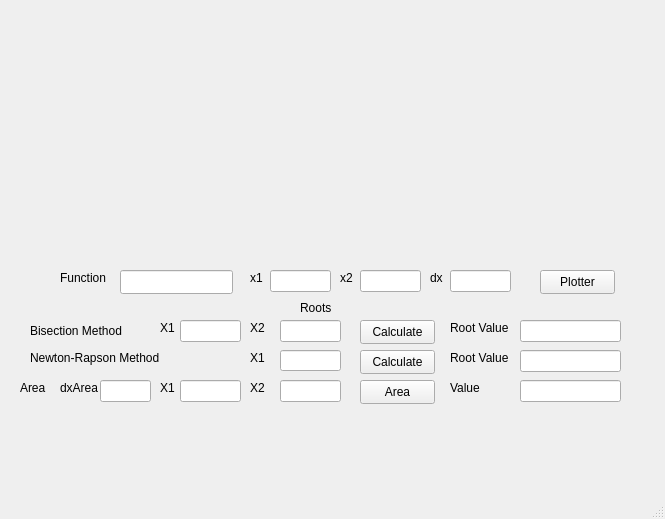
<?xml version="1.0" encoding="UTF-8"?>
<ui version="4.0">
 <class>MainWindow</class>
 <widget class="QMainWindow" name="MainWindow">
  <property name="geometry">
   <rect>
    <x>0</x>
    <y>0</y>
    <width>665</width>
    <height>519</height>
   </rect>
  </property>
  <property name="windowTitle">
   <string>MainWindow</string>
  </property>
  <widget class="QWidget" name="centralwidget">
   <widget class="QCustomPlot" name="Graphic" native="true">
    <property name="geometry">
     <rect>
      <x>50</x>
      <y>20</y>
      <width>571</width>
      <height>241</height>
     </rect>
    </property>
   </widget>
   <widget class="QLabel" name="label">
    <property name="geometry">
     <rect>
      <x>60</x>
      <y>270</y>
      <width>49</width>
      <height>16</height>
     </rect>
    </property>
    <property name="text">
     <string>Function</string>
    </property>
   </widget>
   <widget class="QLineEdit" name="Equation">
    <property name="geometry">
     <rect>
      <x>120</x>
      <y>270</y>
      <width>113</width>
      <height>24</height>
     </rect>
    </property>
   </widget>
   <widget class="QLineEdit" name="Xmax">
    <property name="geometry">
     <rect>
      <x>360</x>
      <y>270</y>
      <width>61</width>
      <height>22</height>
     </rect>
    </property>
   </widget>
   <widget class="QLineEdit" name="dx">
    <property name="geometry">
     <rect>
      <x>450</x>
      <y>270</y>
      <width>61</width>
      <height>22</height>
     </rect>
    </property>
   </widget>
   <widget class="QLabel" name="label_4">
    <property name="geometry">
     <rect>
      <x>430</x>
      <y>270</y>
      <width>21</width>
      <height>16</height>
     </rect>
    </property>
    <property name="text">
     <string>dx</string>
    </property>
   </widget>
   <widget class="QLineEdit" name="Xmin">
    <property name="geometry">
     <rect>
      <x>270</x>
      <y>270</y>
      <width>61</width>
      <height>22</height>
     </rect>
    </property>
   </widget>
   <widget class="QPushButton" name="Plotter">
    <property name="geometry">
     <rect>
      <x>540</x>
      <y>270</y>
      <width>75</width>
      <height>24</height>
     </rect>
    </property>
    <property name="text">
     <string>Plotter</string>
    </property>
   </widget>
   <widget class="QLabel" name="label_2">
    <property name="geometry">
     <rect>
      <x>250</x>
      <y>270</y>
      <width>21</width>
      <height>16</height>
     </rect>
    </property>
    <property name="text">
     <string>x1</string>
    </property>
   </widget>
   <widget class="QLabel" name="label_3">
    <property name="geometry">
     <rect>
      <x>340</x>
      <y>270</y>
      <width>21</width>
      <height>16</height>
     </rect>
    </property>
    <property name="text">
     <string>x2</string>
    </property>
   </widget>
   <widget class="QLineEdit" name="ShowRoot">
    <property name="geometry">
     <rect>
      <x>520</x>
      <y>320</y>
      <width>101</width>
      <height>22</height>
     </rect>
    </property>
   </widget>
   <widget class="QLabel" name="label_6">
    <property name="geometry">
     <rect>
      <x>250</x>
      <y>320</y>
      <width>21</width>
      <height>16</height>
     </rect>
    </property>
    <property name="text">
     <string>X2</string>
    </property>
   </widget>
   <widget class="QLineEdit" name="X2Root">
    <property name="geometry">
     <rect>
      <x>280</x>
      <y>320</y>
      <width>61</width>
      <height>22</height>
     </rect>
    </property>
    <property name="text">
     <string/>
    </property>
   </widget>
   <widget class="QLineEdit" name="X1Root">
    <property name="geometry">
     <rect>
      <x>180</x>
      <y>320</y>
      <width>61</width>
      <height>22</height>
     </rect>
    </property>
    <property name="text">
     <string/>
    </property>
   </widget>
   <widget class="QLabel" name="label_9">
    <property name="geometry">
     <rect>
      <x>300</x>
      <y>300</y>
      <width>31</width>
      <height>16</height>
     </rect>
    </property>
    <property name="text">
     <string>Roots</string>
    </property>
   </widget>
   <widget class="QPushButton" name="rootbtm_B">
    <property name="geometry">
     <rect>
      <x>360</x>
      <y>320</y>
      <width>75</width>
      <height>24</height>
     </rect>
    </property>
    <property name="text">
     <string>Calculate</string>
    </property>
   </widget>
   <widget class="QLabel" name="label_5">
    <property name="geometry">
     <rect>
      <x>160</x>
      <y>320</y>
      <width>31</width>
      <height>16</height>
     </rect>
    </property>
    <property name="text">
     <string>X1</string>
    </property>
   </widget>
   <widget class="QLabel" name="label_11">
    <property name="geometry">
     <rect>
      <x>450</x>
      <y>320</y>
      <width>61</width>
      <height>16</height>
     </rect>
    </property>
    <property name="text">
     <string>Root Value</string>
    </property>
   </widget>
   <widget class="QLabel" name="label_7">
    <property name="geometry">
     <rect>
      <x>30</x>
      <y>320</y>
      <width>101</width>
      <height>21</height>
     </rect>
    </property>
    <property name="text">
     <string>Bisection Method</string>
    </property>
   </widget>
   <widget class="QLabel" name="label_8">
    <property name="geometry">
     <rect>
      <x>30</x>
      <y>350</y>
      <width>141</width>
      <height>16</height>
     </rect>
    </property>
    <property name="text">
     <string>Newton-Rapson Method</string>
    </property>
   </widget>
   <widget class="QLabel" name="label_10">
    <property name="geometry">
     <rect>
      <x>250</x>
      <y>350</y>
      <width>31</width>
      <height>16</height>
     </rect>
    </property>
    <property name="text">
     <string>X1</string>
    </property>
   </widget>
   <widget class="QLineEdit" name="X1_NRM">
    <property name="geometry">
     <rect>
      <x>280</x>
      <y>350</y>
      <width>61</width>
      <height>21</height>
     </rect>
    </property>
   </widget>
   <widget class="QPushButton" name="rootbtm_NRM">
    <property name="geometry">
     <rect>
      <x>360</x>
      <y>350</y>
      <width>75</width>
      <height>24</height>
     </rect>
    </property>
    <property name="text">
     <string>Calculate</string>
    </property>
   </widget>
   <widget class="QLabel" name="label_13">
    <property name="geometry">
     <rect>
      <x>450</x>
      <y>350</y>
      <width>61</width>
      <height>16</height>
     </rect>
    </property>
    <property name="text">
     <string>Root Value</string>
    </property>
   </widget>
   <widget class="QLineEdit" name="ShowRoot_NRM">
    <property name="geometry">
     <rect>
      <x>520</x>
      <y>350</y>
      <width>101</width>
      <height>22</height>
     </rect>
    </property>
   </widget>
   <widget class="QLineEdit" name="X2Area">
    <property name="geometry">
     <rect>
      <x>280</x>
      <y>380</y>
      <width>61</width>
      <height>22</height>
     </rect>
    </property>
    <property name="text">
     <string/>
    </property>
   </widget>
   <widget class="QLabel" name="label_14">
    <property name="geometry">
     <rect>
      <x>60</x>
      <y>380</y>
      <width>41</width>
      <height>16</height>
     </rect>
    </property>
    <property name="text">
     <string>dxArea</string>
    </property>
   </widget>
   <widget class="QLineEdit" name="dx_Area">
    <property name="geometry">
     <rect>
      <x>100</x>
      <y>380</y>
      <width>51</width>
      <height>22</height>
     </rect>
    </property>
   </widget>
   <widget class="QLabel" name="label_15">
    <property name="geometry">
     <rect>
      <x>250</x>
      <y>380</y>
      <width>21</width>
      <height>16</height>
     </rect>
    </property>
    <property name="text">
     <string>X2</string>
    </property>
   </widget>
   <widget class="QLabel" name="label_16">
    <property name="geometry">
     <rect>
      <x>20</x>
      <y>380</y>
      <width>49</width>
      <height>16</height>
     </rect>
    </property>
    <property name="text">
     <string>Area</string>
    </property>
   </widget>
   <widget class="QLineEdit" name="X1Area">
    <property name="geometry">
     <rect>
      <x>180</x>
      <y>380</y>
      <width>61</width>
      <height>22</height>
     </rect>
    </property>
    <property name="text">
     <string/>
    </property>
   </widget>
   <widget class="QLabel" name="label_17">
    <property name="geometry">
     <rect>
      <x>160</x>
      <y>380</y>
      <width>31</width>
      <height>16</height>
     </rect>
    </property>
    <property name="text">
     <string>X1</string>
    </property>
   </widget>
   <widget class="QLabel" name="label_18">
    <property name="geometry">
     <rect>
      <x>450</x>
      <y>380</y>
      <width>49</width>
      <height>16</height>
     </rect>
    </property>
    <property name="text">
     <string>Value</string>
    </property>
   </widget>
   <widget class="QPushButton" name="AreaBtm">
    <property name="geometry">
     <rect>
      <x>360</x>
      <y>380</y>
      <width>75</width>
      <height>24</height>
     </rect>
    </property>
    <property name="text">
     <string>Area</string>
    </property>
   </widget>
   <widget class="QLineEdit" name="ValueArea">
    <property name="geometry">
     <rect>
      <x>520</x>
      <y>380</y>
      <width>101</width>
      <height>22</height>
     </rect>
    </property>
   </widget>
  </widget>
  <widget class="QMenuBar" name="menubar">
   <property name="geometry">
    <rect>
     <x>0</x>
     <y>0</y>
     <width>665</width>
     <height>21</height>
    </rect>
   </property>
  </widget>
  <widget class="QStatusBar" name="statusbar"/>
 </widget>
 <customwidgets>
  <customwidget>
   <class>QCustomPlot</class>
   <extends>QWidget</extends>
   <header>qcustomplot.h</header>
   <container>1</container>
  </customwidget>
 </customwidgets>
 <resources/>
 <connections/>
</ui>
